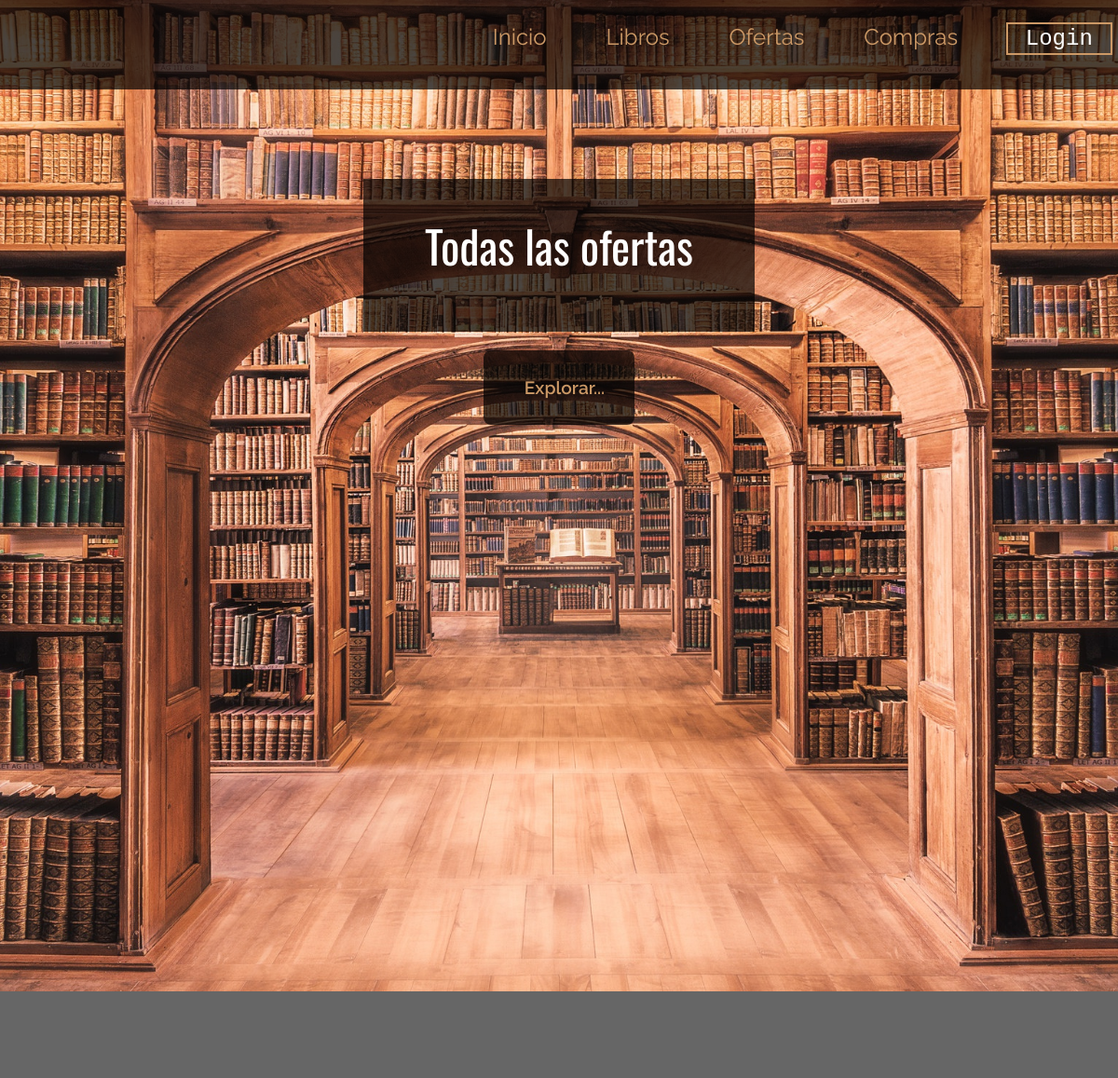
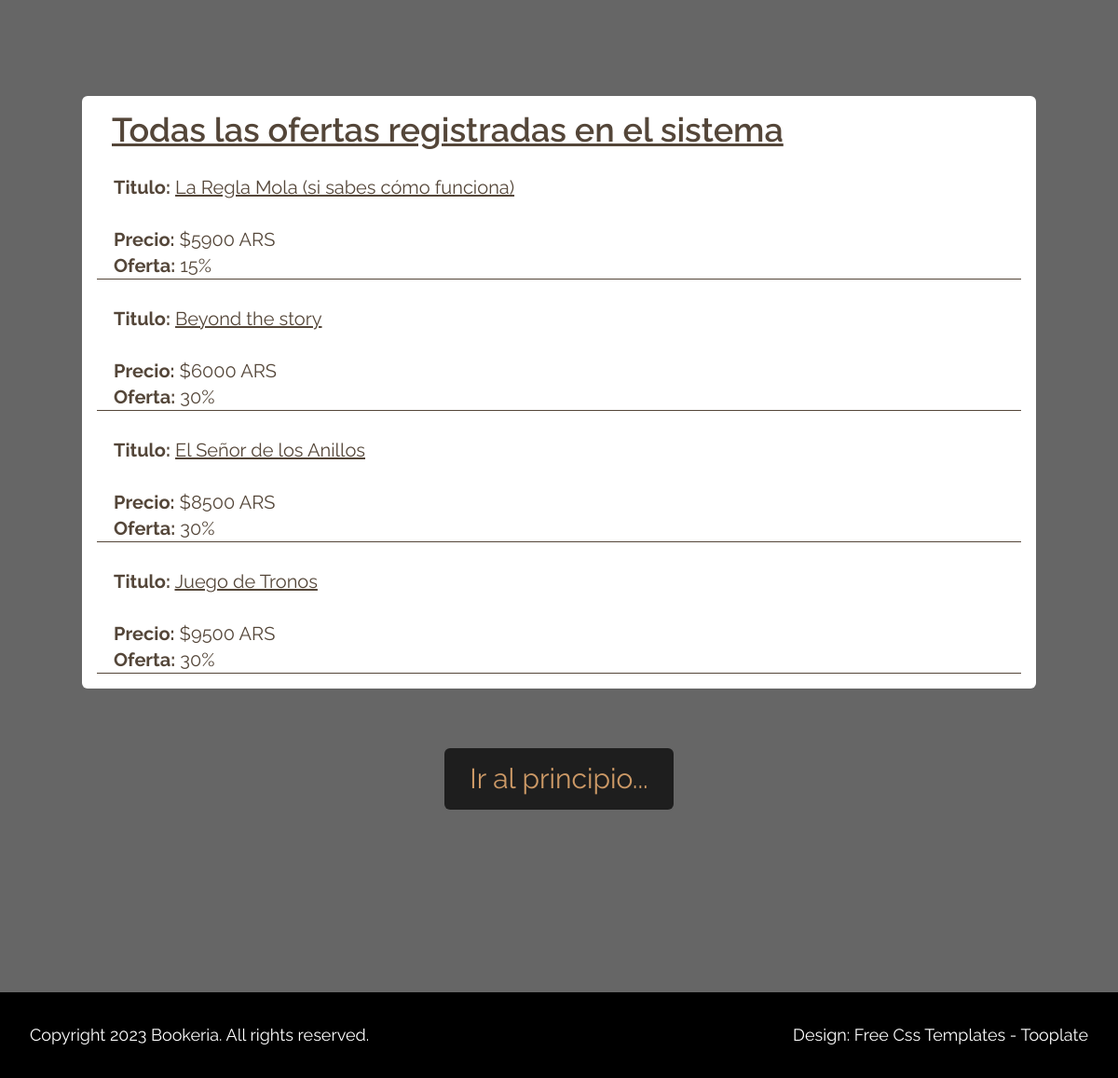
The page /bookeria/lista-ofertas/ on the database its author committed (2 pictures, top to bottom).
### AppBookeria/models.py (models this page shows)
class Libro(models.Model):
    titulo = models.CharField(max_length=200) # nombre del libro
    autor = models.CharField(max_length=100) # quién escribió el libro
    editorial = models.CharField(max_length=100) # quién distribuyó el libro
    stock = models.IntegerField() # cantidad disponible restante
    precio = models.CharField(max_length=100) # cantidad a pagar
    oferta = models.CharField(max_length=50) # descuento en el precio

### AppBookeria/views.py (the view)
# urls.py: path('lista-ofertas/', views.lista_ofertas, name="ListaOfertas") # página listado ofertas
def lista_ofertas(request):
    todas_las_ofertas = Libro.objects.all() # guardar datos de la base de datos
    return render(request, "AppBookeria/ofertas/listadoOfertas.html", {"libros":todas_las_ofertas}) # pasaje de datos al archivo html

### AppBookeria/templates/AppBookeria/ofertas/listadoOfertas.html (shortened to what this page needs)
{% extends "AppBookeria/padre.html" %}
{% load static %}
{% block title %}
<div class="bg-black bg-opacity-70 p-12 mb-5 text-center">
    <h1 class="text-white text-5xl tm-logo-font mb-5">
        Todas las ofertas
    </h1>
</div>
<div class="text-center">
    <div class="inline-block">
        <a href="#menu" class="flex justify-center items-center bg-black bg-opacity-70 py-6 px-8 rounded-lg font-semibold tm-text-2xl tm-text-gold hover:text-gray-200 transition">
            <span>Explorar...</span>
        </a>
    </div>
</div>
{% endblock %}
{% block section1 %}
<div id="menu" class=" py-1" data-parallax="scroll" data-image-src="{% static 'AppBookeria/img/libdiv02.png' %}">
    <div class="container mx-auto py-24 sm:py-48" style="width: 800em; color: white;">
        <div class="mb-16 px-4 bg-white py-4 rounded-md">
            <h1 class="px-4 text-4xl tm-text-brown font-semibold" style="text-decoration: underline #544639;">
                Todas las ofertas registradas en el sistema
            </h1>
            {% for l in libros %}
                {% if l.oferta != "0%" %}
                    <p class="tm-text-brown text-xl py-2 mt-5 font-normal" style="background-color: white; padding-left: 0.9em; padding-right: 0.9em; border-bottom: 1px solid #544639; padding-bottom: 0;">
                        <b>Titulo:</b> <u>{{l.titulo}}</u> <br> <br>
                        <b>Precio:</b> {{l.precio}} <br>
                        <b>Oferta:</b> {{l.oferta}}
                    </p>
                {% endif %}
            {% endfor %}
        </div>
        <div class="text-center text-3xl">
            <a href="#intro" class="bg-white py-6 inline-block rounded-md books"
                style="background-color: rgba(0,0,0,0.7); color: #cc9966; padding: 0.5em 0.9em; cursor: pointer;">
                Ir al principio...
            </a>
        </div>
    </div>
</div>
{% endblock %}

### AppBookeria/templates/AppBookeria/padre.html (shortened to what this page needs)
<!DOCTYPE html>
{% load static %}
<html lang="en">
    <head>
        <link rel="stylesheet" href="{% static 'AppBookeria/css/all.min.css' %}">
        <link rel="stylesheet" href="{% static 'AppBookeria/css/tailwind.css' %}">
        <link rel="stylesheet" href="{% static 'AppBookeria/css/tooplate-antique-cafe.css' %}">
        <link rel="stylesheet" href="{% static 'AppBookeria/css/mystyle.css' %}">
    </head>
    <body>
        <div id="intro" class="parallax-window" data-parallax="scroll" data-image-src=
        "{% static 'AppBookeria/img/libwall02.jpg' %}">
            <nav id="tm-nav" class="fixed w-full" style="background-color: rgba(0, 0, 0, 0.7);">
                <div class="tm-container mx-auto px-2 md:py-6 text-right">
                    <ul class="mb-3 md:mb-0 text-2xl font-normal flex justify-end flex-col md:flex-row">
                        <li class="inline-block mb-4 mx-4">
                            <a href="{% url 'Inicio' %}" class="tm-text-gold py-1 md:py-3 px-4">
                                Inicio
                            </a>
                        </li>
                        <li class="inline-block mb-4 mx-4">
                            <a href="{% url 'Libros' %}" class="tm-text-gold py-1 md:py-3 px-4">
                                Libros
                            </a>
                        </li>
                        <li class="inline-block mb-4 mx-4">
                            <a href="{% url 'Ofertas' %}" class="tm-text-gold py-1 md:py-3 px-4">
                                Ofertas
                            </a>
                        </li>
                        <li class="inline-block mb-4 mx-4">
                            <a href="{% url 'Compras' %}" class="tm-text-gold py-1 md:py-3 px-4">
                                Compras
                            </a>
                        </li>
                        <li>
                            <a href="{% url 'Login' %}" class="but" style="color: white; margin-left: 0.9em; outline: 2px solid #cc9966; padding: 0.1em 0.80em; font-family: 'Courier New', Courier, monospace;">
                                Login
                            </a>
                        </li>
                    </ul>
                </div>
            </nav>
            <div class="container mx-auto px-2 tm-intro-width">
                <div class="sm:pb-60 sm:pt-48 py-20">
                    {% block title %}
                    {% endblock %}
                </div>
            </div>
        </div>
        {% block section1 %}
        {% endblock %}
        <footer class="bottom-0 left-0 w-full bg-black">
            <div class="text-white container mx-auto tm-container p-8 text-lg flex flex-col md:flex-row justify-between">
                <span>Copyright 2023 Bookeria. All rights reserved.</span>
                <span class="mt-5 md:mt-0">Design: <a href="https://www.tooplate.com" target="_blank"> Free Css Templates - Tooplate</a></span>
            </div>
        </footer>
    </body>
</html>

### AppBookeria/static/AppBookeria/css/tooplate-antique-cafe.css (style rules this page uses)
body { font-family: 'Raleway', sans-serif; background-color: #666; }
footer span a { color: #FFF; }
.tm-logo-font { font-family: 'Oswald', sans-serif; }
.tm-container { max-width: 1200px; }
.parallax-window { min-height: 1064px; background: transparent; }
.tm-text-gold { color: #CC9966; }
.tm-text-brown { color: #544639; }
.tm-intro-width { max-width: 436px; }
#tm-nav { z-index: 1000; transition: all 0.3s ease; }
#tm-nav li a { border-bottom-color: transparent; transition: all 0.3s ease; }
.tm-text-2xl { font-size: 1.2rem; line-height: 2rem; }

### rows shown on the page
Libro: titulo "La Regla Mola (si sabes cómo funciona)", precio "$5900 ARS", oferta "15%"
Libro: titulo "Beyond the story", precio "$6000 ARS", oferta "30%"
Libro: titulo "El Señor de los Anillos", precio "$8500 ARS", oferta "30%"
Libro: titulo "Juego de Tronos", precio "$9500 ARS", oferta "30%"
